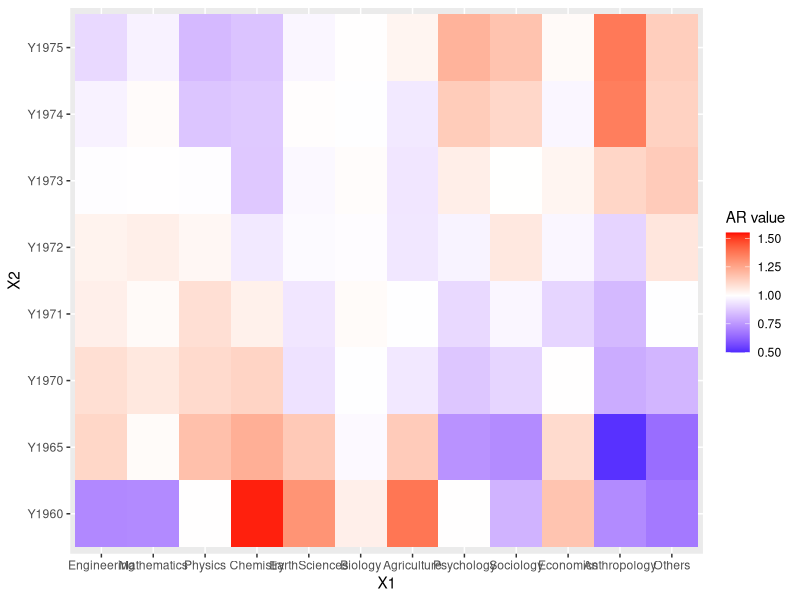

Write the R code that produced this figure.

# setwd()

data <- read.table("data/sciencedoctorates.txt",header=T,row.names=1)

dim(data)

S <- data[-13,-9] #remove the total col/row

View(S)

class(S)

D <- S

D <- as.matrix(S)


# prob table wants a matrix
# A <- as.matrix(A)

prop.table(D) # table of relative frequencies

prop.table(D,1) #row profiles
prop.table(D,2) #col profiles

rowSums(prop.table(D,1))
colSums(prop.table(D,2))

margin.table(D,1)
data[,9]

margin.table(D,2)
data[13,]

margin.table(D)
sum(D)

v1 <- margin.table(D,1)
v2 <- margin.table(D,2)

V1 <- matrix(v1,ncol=1) 
V2 <- matrix(v2,nrow=1) 

E <- V1 %*% V2 /sum(D)
AR.matrix <- D/E  #D = original data (number of observations), 
                  #E = expected number of observations under independence

# Values near 1: The year and science are independent
# Values < 1: The science is less frequent in that specific year
# Values > 1: The science is more frequent in that specific year
View(round(AR.matrix,2))

# A nice way to represent the AR-matrix:

library(ggplot2)
library(reshape)

melted <- melt(AR.matrix)
View(melted)
range(melted$value)
ggplot(melted, aes(x=X1, y=X2, fill=value)) +
  geom_tile() +
  scale_fill_gradient2(low = "blue", high = "red", mid = "white",
                       midpoint = median(melted$value), limit = c(0.5, 1.55),
                       name="AR value")
